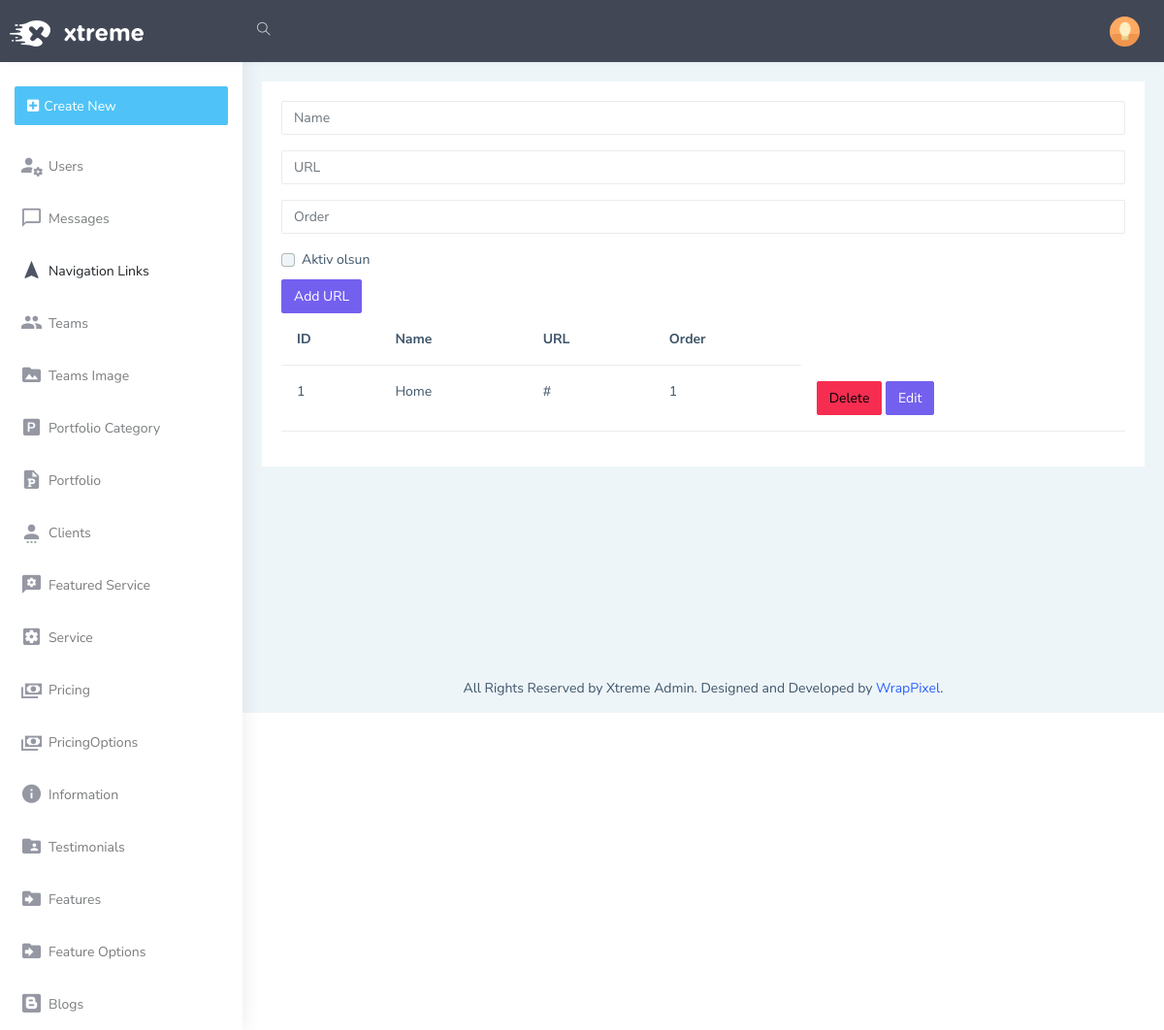
Before: /admin/navlinks with the older database file.
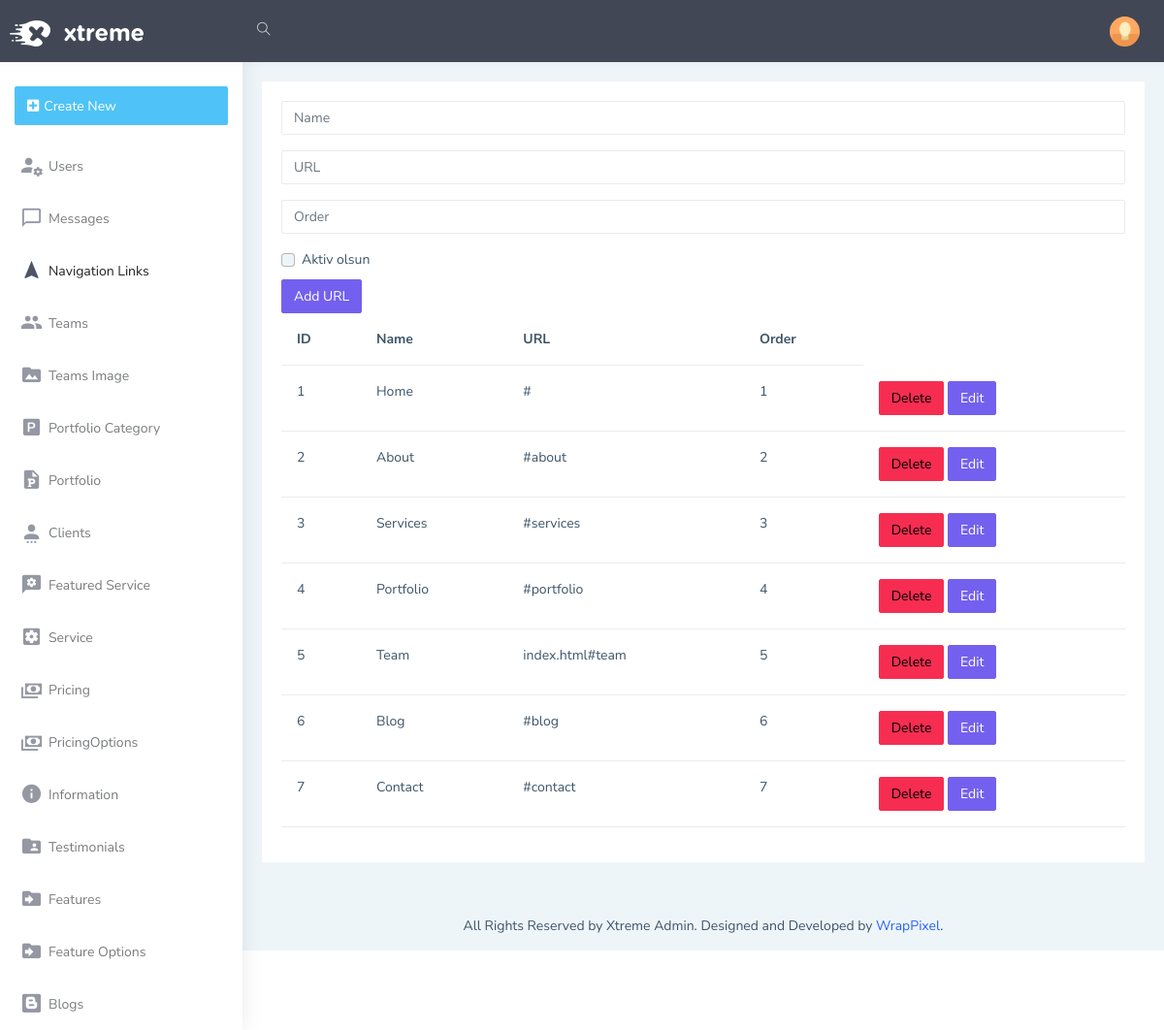
After: the same page with the newer database file.
### models.py (models this page shows)
class NavLinks(db.Model):
    Id=db.Column(db.Integer, primary_key=True)
    Name=db.Column(db.String(25), nullable=False)
    Url=db.Column(db.String(50), nullable=False)
    Order=db.Column(db.Integer, nullable=False)
    IsActive=db.Column(db.Boolean, nullable=False)

### admin/routes/navlinks.py (the view)
@admin_bp.route('/navlinks', methods=['GET','POST'])
def navlinks():
    navlinks=NavLinksForm()
    navigationlink=NavLinks.query.all()
    return render_template('admin/navbar/navlinks.html', navlinks=navlinks, navigationlink=navigationlink)

### admin/forms.py
class NavLinksForm(FlaskForm):
    name=StringField('name')
    url=StringField('url')
    order=IntegerField('order')
    isactive=BooleanField('isactive')
    submit=SubmitField('Add URL')

### admin/templates/admin/navbar/navlinks.html
{% extends 'admin/layout.html' %}
{% block body %}
<form action="/admin/navlinks/add" method="POST">
    <div class="mb-3">
      {{navlinks.name(class="form-control", id="exampleFormControlInput1", placeholder="Name")}}
    </div>
    <div class="mb-3">
      {{navlinks.url(class="form-control", id="exampleFormControlInput1", placeholder="URL")}}
    </div>
    <div class="mb-3">
      {{navlinks.order(class="form-control", id="exampleFormControlInput1", placeholder="Order")}}
    </div>
    <div class="form-check">
      {{navlinks.isactive(class="form-check-input", type="checkbox", id="flexCheckDefault")}}
      <label class="form-check-label" for="flexCheckDefault">
        Aktiv olsun
      </label>
    </div>
    {{navlinks.submit(class='btn btn-primary')}}
</form>
<table class="table">
  <thead>
    <tr>
      <th scope="col">ID</th>
      <th scope="col">Name</th>
      <th scope="col">URL</th>
      <th scope="col">Order</th>
    </tr>
  </thead>
  <tbody>
      {% for navigation in navigationlink %}
    <tr>
      <td>{{navigation.Id}}</td>
      <td>{{navigation.Name}}</td>
      <td>{{navigation.Url}}</td>
      <td>{{navigation.Order}}</td>
      <td>
          <a href="/admin/navlinks/delete/{{navigation.Id}}" class="btn btn-danger">Delete</a>
          <a href="/admin/navlinks/edit/{{navigation.Id}}" class="btn btn-primary">Edit</a>
      </td>
    </tr>
    {% endfor %}
  </tbody>
</table>
{% endblock %}}

Changed rows visible on the page:
added NavLinks: Id "2", Name "About", Url "#about", Order "2"
added NavLinks: Id "3", Name "Services", Url "#services", Order "3"
added NavLinks: Id "4", Name "Portfolio", Url "#portfolio", Order "4"
added NavLinks: Id "5", Name "Team", Url "index.html#team", Order "5"
added NavLinks: Id "6", Name "Blog", Url "#blog", Order "6"
added NavLinks: Id "7", Name "Contact", Url "#contact", Order "7"
